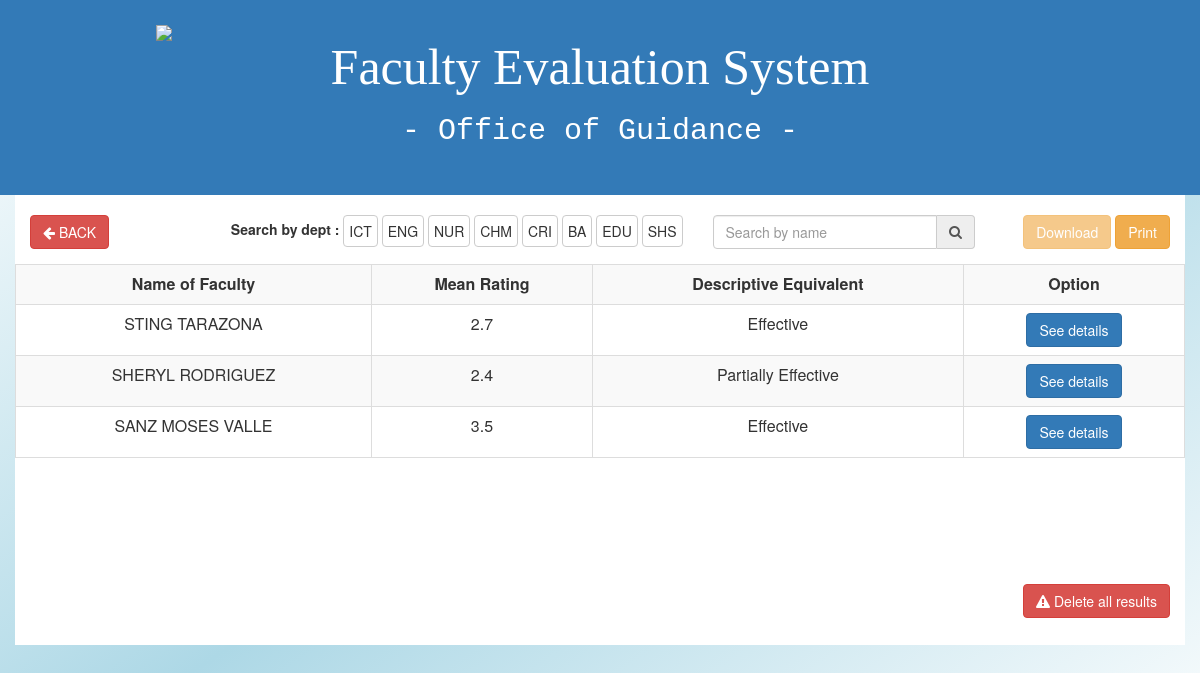
The app's page /views.php, older data.
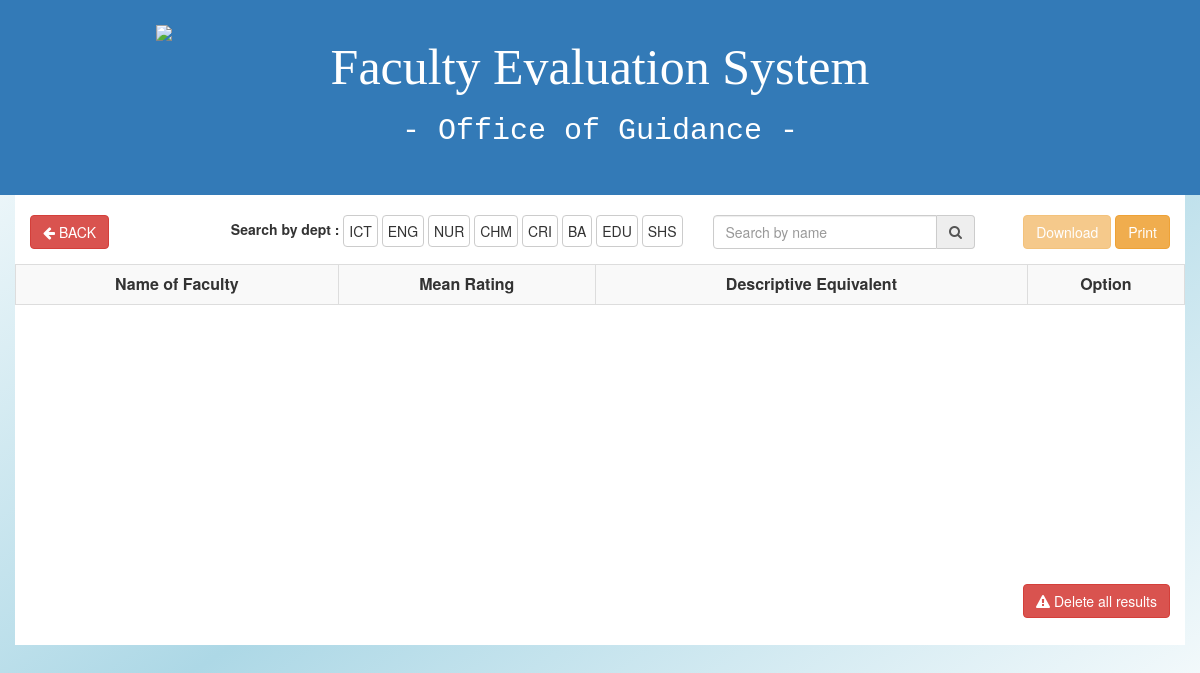
The same page, newer data.
### tables this page shows
CREATE TABLE `overall` (
  `id` int(11) NOT NULL,
  `teacher` varchar(100) NOT NULL,
  `score` int(11) NOT NULL,
  `students` int(11) NOT NULL,
  `grade` varchar(3) NOT NULL,
  `description` varchar(50) NOT NULL
);

### functions/function.php (called while the page is built, shortened)
<?php
 function connect(){
 	$db = new PDO("mysql:host=localhost;dbname=scheduling_system","root","");
 	return $db;
 }
function getoverall(){
  $dbs = connect();
  $query = $dbs->prepare("SELECT * from overall");
  $query->execute();
  return $results = $query->fetchAll(PDO::FETCH_OBJ);
}
?>

### views.php (the view, shortened to what this page needs)
<?php
include 'functions/function.php';
$results = getoverall();
 ?>
<html>
<head>
<link href="style/bootstrap.min.css" rel="stylesheet">
<link rel="stylesheet" href="style/css/font-awesome.min.css" type="text/css">
<link href="style/master.css" rel="stylesheet">
</head>
<body style="background:linear-gradient(to bottom right,white,lightblue,white); height:100%">
  <header>
    <div class="container-fluid bg-primary">
      <div class="row">
        <div class="container" style="padding: 20px 0px;">
          <div class="col-md-3">
            <div class="box">
                <img class="img-responsive" src="./images/logo.png"
                style="margin-left:70px; margin-top:5px">
            </div>
          </div>
          <div class="col-md-6 text-center">
              <h1 class="font"> Faculty Evaluation System </h1>
              <h1 class="font2"> - Office of Guidance - </h1>
          </div>
          <div class="col-md-3"></div>
        </div>
      </div>
    </div>
  </header>
<div class="container bg-white">
  <div class="row">
    <div class="col-md-1">
      <a href="adminrecord.php"><button class="btn btn-danger" type="button" name="button">
        <i class="fa fa-arrow-left"></i> BACK</button>
    </a>
    </div>
    <div class="col-md-6">
      <div class="form-inline pull-right">
        <label for="">Search by dept : </label>
        <a href="views.php?dept=ict" class="btn btn-default" style="padding:5px;">ICT</a>
        <a href="views.php?dept=eng" class="btn btn-default" style="padding:5px;">ENG</a>
        <a href="views.php?dept=nur" class="btn btn-default" style="padding:5px;">NUR</a>
        <a href="views.php?dept=chm" class="btn btn-default" style="padding:5px;">CHM</a>
        <a href="views.php?dept=cri" class="btn btn-default" style="padding:5px;">CRI</a>
        <a href="views.php?dept=ba" class="btn btn-default" style="padding:5px;">BA</a>
        <a href="views.php?dept=edu" class="btn btn-default" style="padding:5px;">EDU</a>
        <a href="views.php?dept=shs" class="btn btn-default" style="padding:5px;">SHS</a>
      </div>
    </div>
    <div class="col-md-3">
      <div class="form-group">
        <form class="input-group" action="#" method="post">
          <input class="form-control" type="text" name="searchname" placeholder="Search by name">
          <span class="input-group-addon"> <i class="fa fa-search"></i>
          </span>
        </form>
      </div>
    </div>
    <div class="col-md-2">
      <div class="pull-right">
        <a href="#" class="btn btn-warning"
        title="download overall table" disabled>Download</a>
        <a href="#" class="btn btn-warning" onclick="PrintTable();"
        title="print this table">Print</a>
      </div>
    </div>
  </div>
  <div class="row" style="height: 300px; overflow: auto;">
    <table class="table table-responsive table-striped table-bordered text" align="center">
    	<tr>
    		<th>Name of Faculty</th>
    		<th>Mean Rating</th>
    		<th>Descriptive Equivalent</th>
    		<th>Option</th>
    	</tr>
    	<?php foreach($results as $g): ?>
        <tr>
          <td><?php echo $g->teacher ?></td>
          <td><?php echo $g->grade ?></td>
          <td><?php echo $g->description ?></td>
          <td><button data-id="<?php echo $g->teacher;?>" type="button" class="btn btn-primary details"
           data-toggle="modal">See details</button>
         </td>
        </tr>
      <?php endforeach; ?>
    </table>
  </div>
  <div class="row">
    <div class="col-md-12">
      <div class="pull-right" style="padding-top: 20px;">
          <a class="btn btn-danger inline" href="functions/delete.php?deleteall=1"
          onclick="return confirm('Every Results will be deleted including users! Are you sure?')">
          <i class="fa fa-warning"></i> Delete all results</a>
      </div>
    </div>
    <div class="col-md-1">
    </div>
  </div>
</div>
</body>
</html>

### style/master.css (style rules this page uses)
.box { position: relative; margin: 0 auto; height: 150px; width: 150px; }
.font { font-family: impact; font-size: 50px; }
.font2 { font-family: monospace; font-size: 30px; }
.bg-white { padding-top: 20px; height: 450px; background-color: white; }
.table tr th { text-align: center; }

### views.php (style rules this page uses)
.text tr th { text-align: center; }
.text tr td { text-align: center; }

Row changes from the older to the newer data that the page shows:
removed overall: teacher "STING TARAZONA", grade "2.7", description "Effective"
removed overall: teacher "SHERYL RODRIGUEZ", grade "2.4", description "Partially Effective"
removed overall: teacher "SANZ MOSES VALLE", grade "3.5", description "Effective"
